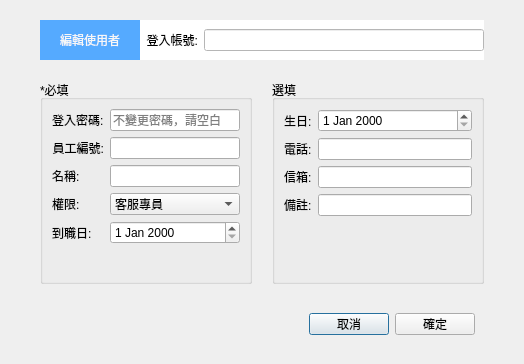
<?xml version="1.0" encoding="UTF-8"?>
<ui version="4.0">
 <class>DialogEditUser</class>
 <widget class="QDialog" name="DialogEditUser">
  <property name="geometry">
   <rect>
    <x>0</x>
    <y>0</y>
    <width>524</width>
    <height>364</height>
   </rect>
  </property>
  <property name="windowTitle">
   <string>Dialog</string>
  </property>
  <layout class="QGridLayout" name="gridLayout">
   <property name="leftMargin">
    <number>0</number>
   </property>
   <property name="topMargin">
    <number>0</number>
   </property>
   <property name="rightMargin">
    <number>0</number>
   </property>
   <property name="bottomMargin">
    <number>0</number>
   </property>
   <property name="spacing">
    <number>0</number>
   </property>
   <item row="0" column="0">
    <widget class="QWidget" name="wBg" native="true">
     <property name="styleSheet">
      <string notr="true">font: 14px &quot;Microsoft JhengHei UI&quot;;</string>
     </property>
     <layout class="QGridLayout" name="gridLayout_2">
      <property name="leftMargin">
       <number>40</number>
      </property>
      <property name="topMargin">
       <number>20</number>
      </property>
      <property name="rightMargin">
       <number>40</number>
      </property>
      <property name="bottomMargin">
       <number>20</number>
      </property>
      <property name="spacing">
       <number>20</number>
      </property>
      <item row="1" column="0">
       <widget class="QGroupBox" name="groupBox">
        <property name="title">
         <string>*必填</string>
        </property>
        <layout class="QFormLayout" name="formLayout">
         <item row="0" column="0">
          <widget class="QLabel" name="label_3">
           <property name="text">
            <string>登入密碼:</string>
           </property>
          </widget>
         </item>
         <item row="0" column="1">
          <widget class="QLineEdit" name="txPass">
           <property name="placeholderText">
            <string>不變更密碼，請空白</string>
           </property>
          </widget>
         </item>
         <item row="2" column="0">
          <widget class="QLabel" name="label_5">
           <property name="text">
            <string>名稱:</string>
           </property>
          </widget>
         </item>
         <item row="2" column="1">
          <widget class="QLineEdit" name="txName"/>
         </item>
         <item row="4" column="0">
          <widget class="QLabel" name="label_4">
           <property name="text">
            <string>到職日:</string>
           </property>
          </widget>
         </item>
         <item row="4" column="1">
          <widget class="QDateEdit" name="dateStart"/>
         </item>
         <item row="3" column="1">
          <widget class="QComboBox" name="cbType">
           <item>
            <property name="text">
             <string>客服專員</string>
            </property>
           </item>
           <item>
            <property name="text">
             <string>儲值專員</string>
            </property>
           </item>
           <item>
            <property name="text">
             <string>主管</string>
            </property>
           </item>
           <item>
            <property name="text">
             <string>會計</string>
            </property>
           </item>
           <item>
            <property name="text">
             <string>系統管理員</string>
            </property>
           </item>
          </widget>
         </item>
         <item row="3" column="0">
          <widget class="QLabel" name="label_10">
           <property name="text">
            <string>權限:</string>
           </property>
          </widget>
         </item>
         <item row="1" column="0">
          <widget class="QLabel" name="label">
           <property name="text">
            <string>員工編號:</string>
           </property>
           <property name="alignment">
            <set>Qt::AlignRight|Qt::AlignTrailing|Qt::AlignVCenter</set>
           </property>
          </widget>
         </item>
         <item row="1" column="1">
          <widget class="QLineEdit" name="txCid"/>
         </item>
        </layout>
       </widget>
      </item>
      <item row="2" column="0" colspan="2">
       <widget class="QWidget" name="widget" native="true">
        <property name="maximumSize">
         <size>
          <width>16777215</width>
          <height>40</height>
         </size>
        </property>
        <layout class="QHBoxLayout" name="horizontalLayout">
         <item>
          <spacer name="horizontalSpacer">
           <property name="orientation">
            <enum>Qt::Horizontal</enum>
           </property>
           <property name="sizeHint" stdset="0">
            <size>
             <width>40</width>
             <height>20</height>
            </size>
           </property>
          </spacer>
         </item>
         <item>
          <widget class="QPushButton" name="btnCancel">
           <property name="text">
            <string>取消</string>
           </property>
          </widget>
         </item>
         <item>
          <widget class="QPushButton" name="btnOk">
           <property name="text">
            <string>確定</string>
           </property>
          </widget>
         </item>
        </layout>
       </widget>
      </item>
      <item row="1" column="1">
       <widget class="QGroupBox" name="groupBox_2">
        <property name="title">
         <string>選填</string>
        </property>
        <layout class="QFormLayout" name="formLayout_2">
         <item row="0" column="0">
          <widget class="QLabel" name="label_2">
           <property name="text">
            <string>生日:</string>
           </property>
          </widget>
         </item>
         <item row="1" column="0">
          <widget class="QLabel" name="label_7">
           <property name="text">
            <string>電話:</string>
           </property>
          </widget>
         </item>
         <item row="1" column="1">
          <widget class="QLineEdit" name="txTel"/>
         </item>
         <item row="2" column="0">
          <widget class="QLabel" name="label_8">
           <property name="text">
            <string>信箱:</string>
           </property>
          </widget>
         </item>
         <item row="2" column="1">
          <widget class="QLineEdit" name="txEmal"/>
         </item>
         <item row="3" column="0">
          <widget class="QLabel" name="label_9">
           <property name="text">
            <string>備註:</string>
           </property>
          </widget>
         </item>
         <item row="0" column="1">
          <widget class="QDateEdit" name="dateBirty"/>
         </item>
         <item row="3" column="1">
          <widget class="QLineEdit" name="txNote"/>
         </item>
        </layout>
       </widget>
      </item>
      <item row="0" column="0" colspan="2">
       <widget class="QWidget" name="widget_2" native="true">
        <property name="sizePolicy">
         <sizepolicy hsizetype="Preferred" vsizetype="Fixed">
          <horstretch>0</horstretch>
          <verstretch>0</verstretch>
         </sizepolicy>
        </property>
        <property name="minimumSize">
         <size>
          <width>0</width>
          <height>40</height>
         </size>
        </property>
        <property name="styleSheet">
         <string notr="true">background-color: rgb(255, 255, 255);</string>
        </property>
        <layout class="QHBoxLayout" name="horizontalLayout_2">
         <property name="leftMargin">
          <number>0</number>
         </property>
         <property name="topMargin">
          <number>0</number>
         </property>
         <property name="rightMargin">
          <number>0</number>
         </property>
         <property name="bottomMargin">
          <number>0</number>
         </property>
         <item>
          <widget class="QLabel" name="label_11">
           <property name="minimumSize">
            <size>
             <width>100</width>
             <height>0</height>
            </size>
           </property>
           <property name="styleSheet">
            <string notr="true">background-color: rgb(85, 170, 255);
color: rgb(247, 247, 247);</string>
           </property>
           <property name="text">
            <string>編輯使用者</string>
           </property>
           <property name="alignment">
            <set>Qt::AlignCenter</set>
           </property>
          </widget>
         </item>
         <item>
          <widget class="QLabel" name="label_6">
           <property name="text">
            <string>登入帳號:</string>
           </property>
           <property name="alignment">
            <set>Qt::AlignRight|Qt::AlignTrailing|Qt::AlignVCenter</set>
           </property>
          </widget>
         </item>
         <item>
          <widget class="QLineEdit" name="txId">
           <property name="alignment">
            <set>Qt::AlignCenter</set>
           </property>
           <property name="readOnly">
            <bool>true</bool>
           </property>
          </widget>
         </item>
        </layout>
       </widget>
      </item>
     </layout>
    </widget>
   </item>
  </layout>
 </widget>
 <resources/>
 <connections/>
</ui>
